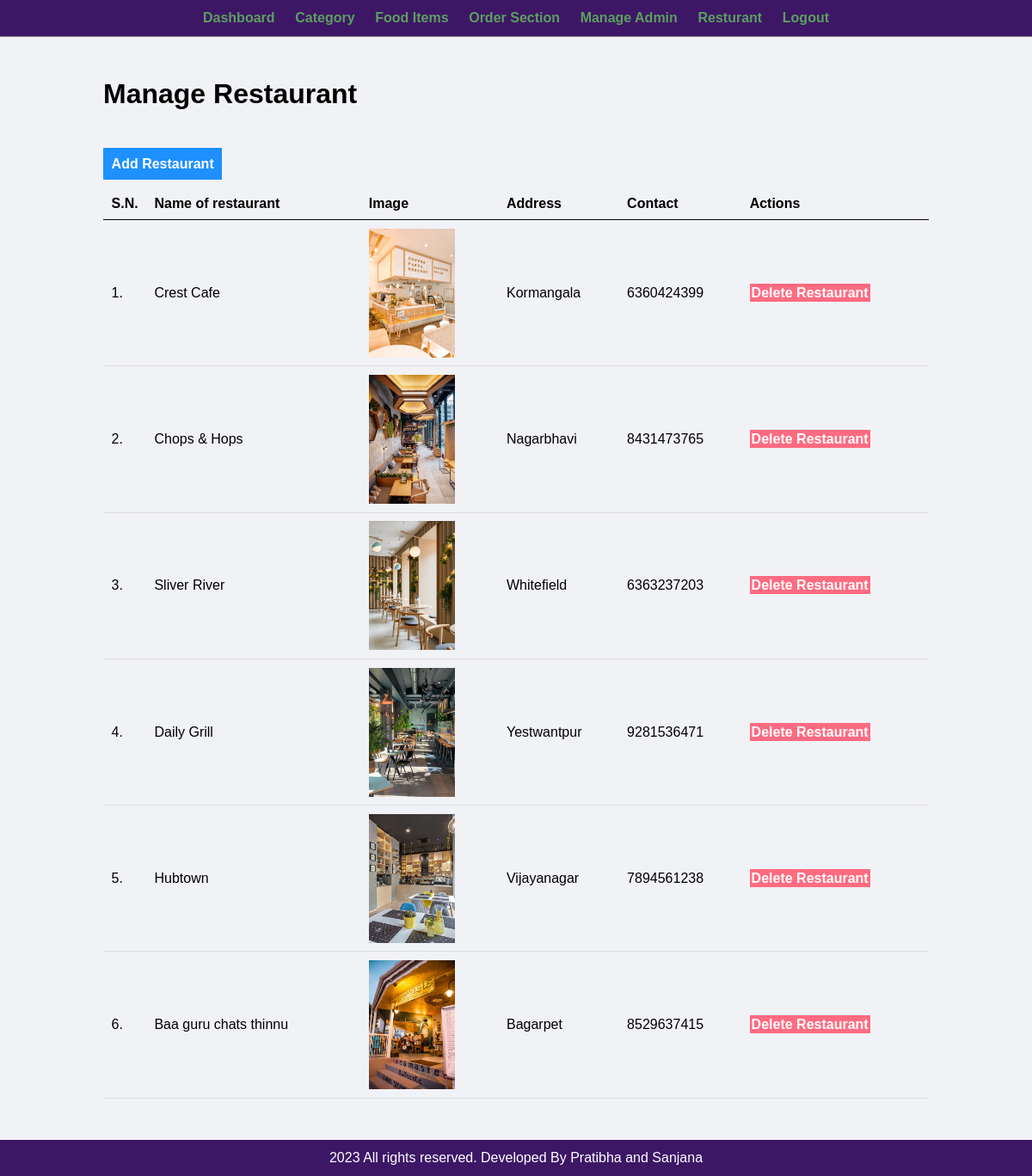
The page /admin/manage-restaurant.php (signed in) on the database its author committed.
### tables this page shows
CREATE TABLE `tbl_restaurant` (
  `id` int(10) UNSIGNED NOT NULL,
  `name` varchar(255) NOT NULL,
  `image` varchar(255) NOT NULL,
  `Address` varchar(255) NOT NULL,
  `contact` varchar(255) NOT NULL
);

### admin/manage-restaurant.php (the view)
<?php include('partials/menu.php'); ?>
<div class="main-content">
    <div class="wrapper">
        <h1>Manage Restaurant</h1>
        <br><br><br>
        <a href="<?php echo SITEURL; ?>admin/add-restaurant.php" class="btn-primary">Add Restaurant</a>
<br><br>
        <table class="tbl-full">
                    <tr>
                        <th>S.N.</th>
                        <th>Name of restaurant</th>
                        <th>Image</th>
                        <th>Address</th>
                        <th>Contact</th>
                        <th>Actions</th>
                    </tr>
<?php
$sql = "SELECT * FROM tbl_restaurant";
$res = mysqli_query($conn, $sql);
$count = mysqli_num_rows($res);
$sn=1;
if($count>0)
{
    while($row=mysqli_fetch_assoc($res))
    {
        $id = $row['id'];
        $name = $row['name'];
        $image = $row['image'];
        $address = $row['Address'];
        $Contact = $row['contact'];
        ?>
            <tr>
                <td><?php echo $sn++; ?>. </td>
                <td><?php echo $name; ?></td>
                <td>
                    <?php
                        if($image!="")
                        {
                            ?>
                            <img src="<?php echo SITEURL; ?>images/restaurant/<?php echo $image;?>" width="100px" >
                            <?php
                        }
                        else
                        {
                            echo "<div class='error'>Image not Added.</div>";
                        }
                    ?>
</td>
<td><?php echo $address; ?></td>
<td><?php echo $Contact; ?></td>
<td>
    <a href="<?php echo SITEURL; ?>admin/delete-restaurant.php?id=<?php echo $id;?>&image=<?php echo $image; ?>" class="btn-danger">Delete Restaurant</a>
</td>
</tr>
<?php
}
}
else
{
?>
<tr>
<td colspan="6"><div class="error">No restaurant Added.</div></td>
</tr>
<?php
}
?>
</table>
</div>
</div>
<?php include('partials/footer.php'); ?>

### admin/partials/menu.php (shortened to what this page needs)
<html>
    <head>
        <link rel="stylesheet" href="../css/admin.css">
    </head>
    <body>
        <div class="menu text-center">
            <div class="wrapper">
                <ul>
                    <li><a href="index.php">Dashboard</a></li>
                    <li><a href="manage-category.php">Category</a></li>
                    <li><a href="manage-food.php">Food Items</a></li>
                    <li><a href="manage-order.php">Order Section</a></li>
                    <li><a href="manage-admin.php">Manage Admin</a></li>
                    <li><a href="manage-restaurant.php">Resturant</a></li>
                    <li><a href="logout.php">Logout</a></li>
                </ul>
            </div>
        </div>

### admin/partials/footer.php
<div class="footer">
            <div class="wrapper">
                <p class="text-center"><?php echo date("Y"); ?> All rights reserved. Developed By Pratibha and Sanjana</a></p>
            </div>
        </div>
    </body>
</html>

### css/admin.css (style rules this page uses)
* { margin: 0; padding: 0; font-family: Arial, Helvetica, sans-serif; }
.wrapper { padding: 1%; width: 80%; margin: 0 auto; }
.text-center { text-align: center; }
.tbl-full { width: 100%; }
table { border-collapse: collapse; width: 100%; }
th, td { padding: 8px; text-align: left; border-bottom: 1px solid #ddd; }
table tr th { border-bottom: 1px solid black; padding: 1%; text-align: left; }
table tr td { padding: 1%; }
.btn-primary { background-color: #1e90ff; padding: 1%; color: white; text-decoration: none; font-weight: bold; }
.btn-danger { background-color: #ff6b81; padding: 1%; color: white; text-decoration: none; font-weight: bold; }
.menu { border-bottom: 1px solid grey; background-color: #3D1766; }
.menu ul { list-style-type: none; }
.menu ul li { display: inline; padding: 1%; }
.menu ul li a { text-decoration: none; font-weight: bold; color: #5d9e5f; }
.main-content { background-color: #f1f2f6; padding: 3% 0; }
.footer { background-color: #3D1766; color: white; }

### rows shown on the page
tbl_restaurant: name "Crest Cafe", image (picture), Address "Kormangala", contact "6360424399"
tbl_restaurant: name "Chops & Hops", image (picture), Address "Nagarbhavi", contact "8431473765"
tbl_restaurant: name "Sliver River", image (picture), Address "Whitefield", contact "6363237203"
tbl_restaurant: name "Daily Grill", image (picture), Address "Yestwantpur", contact "9281536471"
tbl_restaurant: name "Hubtown", image (picture), Address "Vijayanagar", contact "7894561238"
tbl_restaurant: name "Baa guru chats thinnu", image (picture), Address "Bagarpet", contact "8529637415"
